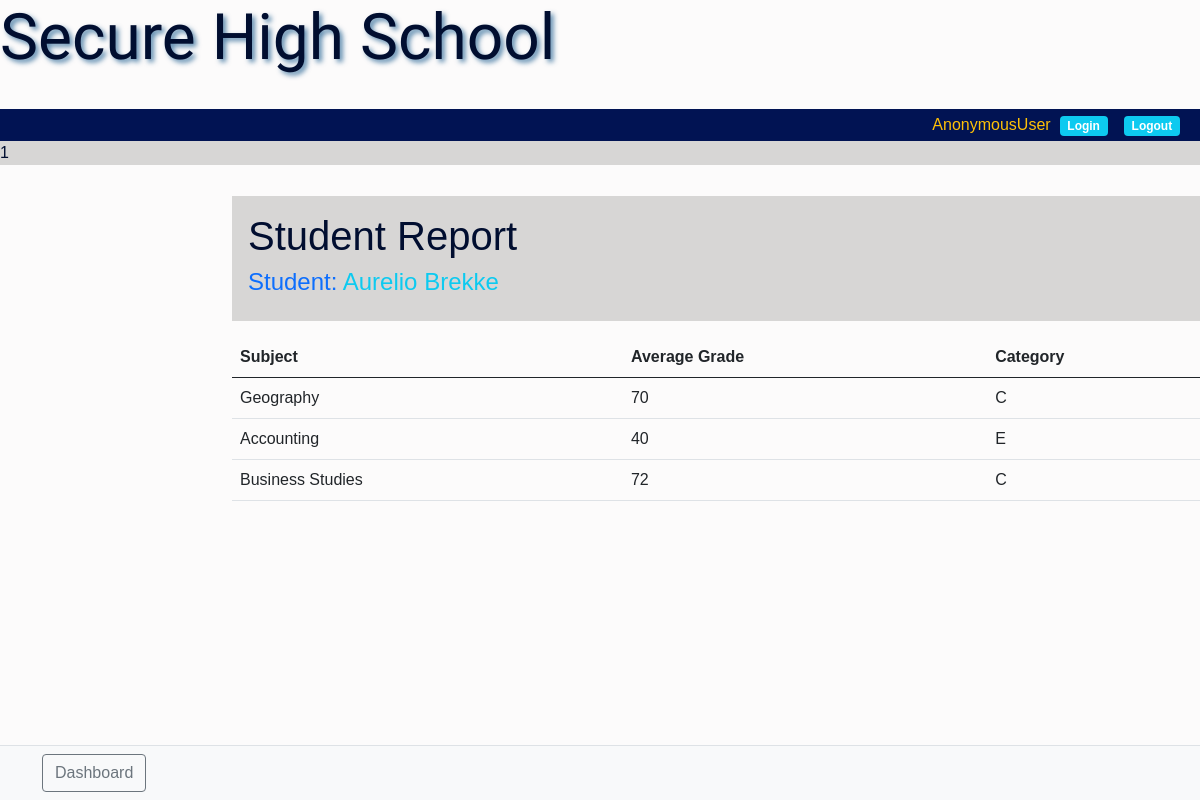
Screenshot of /student_report/1/ with the database file from the repository.
### student/models.py (models this page shows, shortened)
class StudentProfile(models.Model):
    school_name     = models.ForeignKey(SchoolProfile, on_delete=models.CASCADE, blank=True, null=True)
    student         = models.OneToOneField(CustomUser, on_delete=models.CASCADE)
    gender          = models.CharField(max_length=10, choices=[('male', 'Male'), ('female', 'Female')])
    subjects        = models.ManyToManyField(SchoolSubject)  # Correctly relates to Subject
    grade_level     = models.ForeignKey(GradeLevel, on_delete=models.CASCADE, default=8)
    date_of_birth   = models.DateField()
    assigned_class  = models.ForeignKey('ClassRoom', on_delete=models.SET_NULL, null=True, blank=True)
    address         = models.TextField(null=True, blank=True)
    guardian_name   = models.CharField(max_length=255, null=True, blank=True)
    guardian_number = models.CharField(max_length=15, null=True, blank=True)
    guardian_email  = models.EmailField(null=True, blank=True)
    date            = models.DateField(auto_now_add=True)
    academic_year   = models.ForeignKey(AcademicCalendar, on_delete=models.CASCADE, null=True, blank=True)
    extra_activity  = models.ForeignKey('ExtraCurricularActivity', on_delete=models.CASCADE, null=True, blank=True)
    student_photo   = models.ImageField(upload_to="students_photos", blank=True, null=True)
    is_suspended    = models.BooleanField(default=False)
    matriculated    = models.BooleanField(default=False)
    DEFAULT_MALE_PHOTO    = 'students_photos/default_male.png'
    DEFAULT_FEMALE_PHOTO  = 'students_photos/default_female.png'
    def __str__(self):
        return f'{self.student.first_name} {self.student.last_name}'

### customadmin/models.py (models this page shows, shortened)
class CustomUser(AbstractBaseUser, PermissionsMixin):
    USER_TYPE = (
        ('student', 'STUDENT'),
        ('teacher', 'TEACHER'),
        ('school_admin', 'SCHOOL_ADMIN'),
        ('deputy_head', 'DEPUTY_HEAD'),
        ('school_head', 'SCHOOL_HEAD'),
        ('district_admin', 'DISTRICT_ADMIN'),
    )
    POSITION = (
        ('admin', 'ADMIN'),
        ('user', 'USER'),
        ('staff', 'STAFF'),
        ('student', 'STUDENT'),
    )
    email       = models.EmailField(unique=True)
    first_name  = models.CharField(max_length=30)
    last_name   = models.CharField(max_length=30)
    position    = models.CharField(max_length=30, choices=POSITION)
    user_type   = models.CharField(max_length=30, choices=USER_TYPE)
    is_active   = models.BooleanField(default=True)
    is_staff    = models.BooleanField(default=False)
    is_school_superuser = models.BooleanField(default=False)
    objects     = CustomUserManager()
    USERNAME_FIELD = 'email'
    REQUIRED_FIELDS = ['first_name', 'last_name']

### customsettings/models.py (models this page shows)
class SchoolSubject(models.Model):
    subjects             = models.ManyToManyField(Subjects)
    schoolprofile_name   = models.ForeignKey(SchoolProfile, on_delete=models.CASCADE,blank=True, null=True)
    def __str__(self):
        return ', '.join(str(subject) for subject in self.subjects.all())

### district/models.py (models this page shows)
class Subjects(models.Model):
    subjects = models.CharField(max_length=50,blank=True,null=True)
    def __str__(self):
        return f'{self.subjects}'
    class Meta:
        verbose_name_plural = 'Subjects'

### grading/views.py (the view)
# urls.py: path('student_report/<int:student_id>/',views.student_report,name='student_report'),
def student_report(request, student_id):
    student = get_object_or_404(StudentProfile, pk=student_id)
    subjects = SchoolSubject.objects.filter(
        capture__capturedclassroom__getmark__student=student
    ).distinct()
    subject_data = {}
    for subject in subjects:
        student_grades = GetMark.objects.filter(
            student=student,
            captured_classroom__capture__subject=subject
        )
        average_grade = student_grades.aggregate(Avg('grade'))['grade__avg']
        if average_grade is not None:
            grade_category = categorize_grade(round(average_grade))
            subject_data[subject] = {
                'average_grade': round(average_grade),
                'category': grade_category
            }
        else:
            subject_data[subject] = {
                'average_grade': None,
                'category': None
            }
    context = {'student': student, 'subject_data': subject_data}
    return render(request, 'grading/student_report.html', context)

### customadmin/templatetags/custom_tags.py (called while the page is built)
@register.simple_tag
def get_dashboard_url(user):
    if user.groups.filter(name='student').exists():
        return reverse('high_level_dashboard')
    elif user.groups.filter(name='staff').exists():
        return reverse('teacher_dashboard')
    elif user.groups.filter(name='school_admin').exists():
        return reverse('school_admin_dashboard')
    elif user.groups.filter(name='deputy_head').exists():
        return reverse('deputy_head_dashboard')
    elif user.groups.filter(name='school_head').exists():
        return reverse('school_head_dashboard')
    else:
        return reverse('default_dashboard')

### grading/views.py (called while the page is built)
def categorize_grade(grade):
    if grade >= 90:
        return 'A'
    elif grade >= 75:
        return 'B'
    elif grade >= 60:
        return 'C'
    elif grade >= 50:
        return 'D'
    elif grade >= 40:
        return 'E'
    else:
        return 'F'

### templates/grading/student_report.html (shortened to what this page needs)
{% extends 'partials/teacher-base.html' %}
{% block content %}
  <div class="container offset-md-1 mt-5">
    <div class=" bg1 p-3 mb-3">
      <h1 >Student Report</h1>
      <h4 class="text-primary">Student: <span class="text-info">{{student}}</span> </h4>
    </div>
    <table class="table">
        <thead>
            <tr>
                <th>Subject</th>
                <th>Average Grade</th>
                <th>Category</th>
            </tr>
        </thead>
        {% for subject, data in subject_data.items %}
        <tr>
            <td>{{ subject }}</td>
            <td>
                {% if data.average_grade %}
                    {{ data.average_grade }}
                {% else %}
                    N/A
                {% endif %}
            </td>
            <td>
                {% if data.category %}
                    {{ data.category }}
                {% else %}
                    N/A
                {% endif %}
            </td>
        </tr>
    {% endfor %}
    </table>
  </div>
{% endblock %}

### static/css/academia.css (style rules this page uses)
body { background: rgb(252, 251, 251); color: rgb(1, 14, 48); font-family: sans-serif; font-weight: 400; font-style: normal; }

### static/css/base.css (style rules this page uses)
.bg1 { background-color: rgba(143, 143, 141, 0.336); }

### rows the page displays
StudentProfile: student.last_name "Aurelio Brekke"
SchoolSubject: id.subjects "Geography", average_grade "70", category "C"
SchoolSubject: id.subjects "Accounting", average_grade "40", category "E"
SchoolSubject: id.subjects "Business Studies", average_grade "72", category "C"

### other values shown
{{ request.user }} "AnonymousUser"
